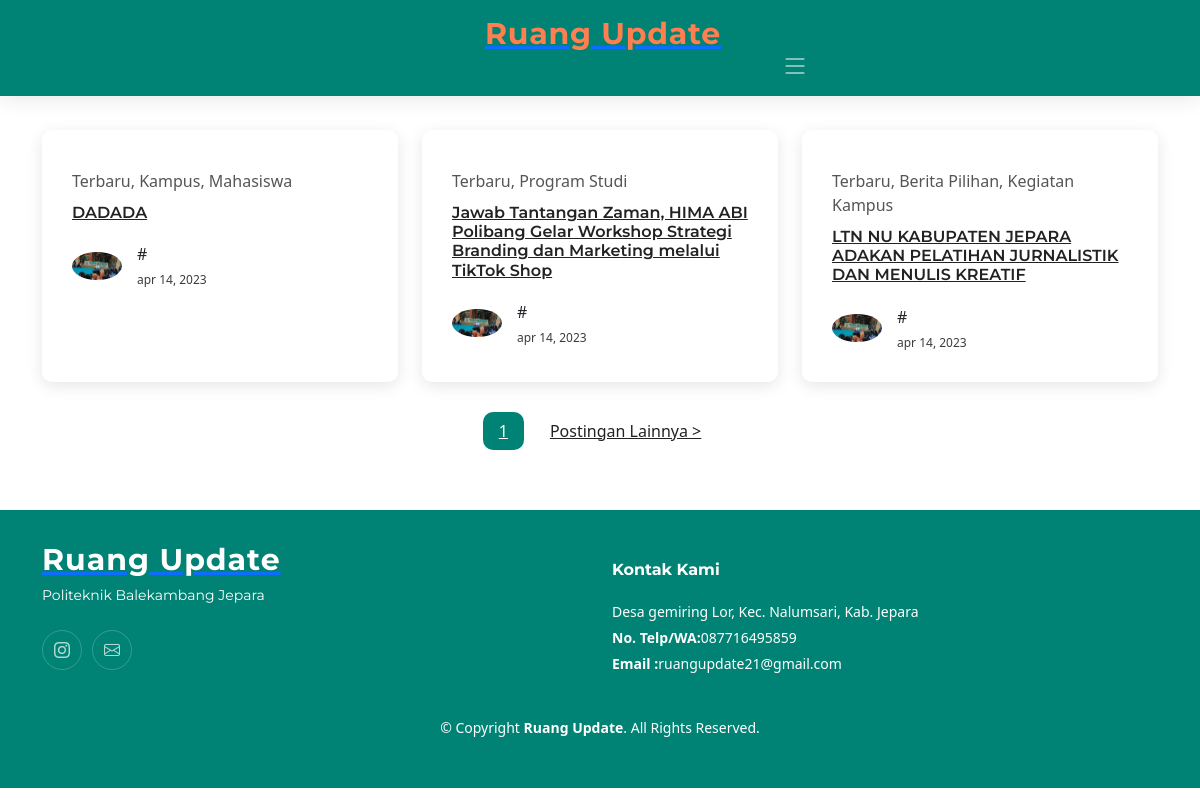
Screenshot of /berita1.php with the database file from the repository.
### tables this page shows
CREATE TABLE `berita` (
  `id_berita` int(11) NOT NULL,
  `judul_berita` varchar(255) NOT NULL,
  `isi_berita` longtext NOT NULL,
  `gambar_berita` varchar(255) NOT NULL,
  `tgl_input` varchar(255) NOT NULL,
  `is_active` varchar(11) NOT NULL,
  `is_populer` varchar(11) NOT NULL,
  `penulis` varchar(255) NOT NULL,
  `kategori` varchar(255) NOT NULL
);

CREATE TABLE `tentang_jurnalis` (
  `id_jurnalis` int(11) NOT NULL,
  `nama_jurnalis` varchar(255) NOT NULL,
  `kampus_Jur` varchar(100) NOT NULL,
  `link_ig` varchar(255) NOT NULL,
  `email` varchar(100) NOT NULL,
  `alamat_Jur` varchar(100) NOT NULL,
  `no_telp` varchar(12) NOT NULL,
  `logo_jurnalis` varchar(255) NOT NULL
);

### include/cont_fungsi.php (called while the page is built, shortened)
<?php
function url_dasar(){
    $url_dasar  = "http://".$_SERVER['SERVER_NAME'].dirname($_SERVER['SCRIPT_NAME']);
    return $url_dasar;
}
function bersihkan_judul($judul){
    $judul_baru     = strtolower($judul);
    $judul_baru     = preg_replace("/[^a-zA-Z0-9\s]/","",$judul_baru);
    $judul_baru     = str_replace(" ","-",$judul_baru);
    return $judul_baru;
}
function foto_konten_berita($id_berita){
    global $koneksi;
    $sql1   = "SELECT * FROM berita WHERE id_berita = '$id_berita'";
    $q1     = mysqli_query($koneksi,$sql1);
    $r1     = mysqli_fetch_array($q1);
    $gambar_berita   = $r1['gambar_berita'];
    if($gambar_berita){
        return $gambar_berita;
    }else{
        return 'partners_default_picture.png';
    }
}
function ambil_kategori_berita($id_tulisan){
    global $koneksi;
    $sql1   = "SELECT * FROM berita WHERE id_berita = '$id_tulisan'";
    $q1     = mysqli_query($koneksi,$sql1);
    $r1     = mysqli_fetch_array($q1);
    $kategori  = $r1['kategori'];
    return  $kategori;
}
function ambil_judul_berita($id_tulisan){
    global $koneksi;
    $sql1   = "SELECT * FROM berita WHERE id_berita = '$id_tulisan'";
    $q1     = mysqli_query($koneksi,$sql1);
    $r1     = mysqli_fetch_array($q1);
    $judul_berita   = $r1['judul_berita'];
    return $judul_berita;
}
function buat_link_berita($id_berita){
    global $koneksi;
    $sql1    = "SELECT * FROM berita WHERE id_berita = '$id_berita'";
    $q1     = mysqli_query($koneksi,$sql1);
    $r1     = mysqli_fetch_array($q1);
    $judul = bersihkan_judul($r1['judul_berita']);
    return url_dasar()."/detail_berita.php/$id_berita/$judul";
}

### berita1.php (the view, shortened to what this page needs)
        <?php include "./header.php" ?>
        <main id="main">
            <section id="blog" class="blog">
                <div class="container" data-aos="fade-up">
                    <div class="row gy-4 posts-list">
                        <?php
                        $sql1       = "SELECT * FROM berita ORDER BY id_berita DESC LIMIT 3";
                        $q1         = mysqli_query($koneksi, $sql1);
                        while ($r1 = mysqli_fetch_array($q1)) {
                        ?>
                        <div class="col-xl-4 col-md-6">
                            <article>
                                <div class="post-img">
                                    <img src="./admin/dist/img/berita/<?php echo foto_konten_berita ($r1['id_berita']) ?>" alt="" class="img-fluid">
                                </div>
                                <p class="post-category"><?php echo ambil_kategori_berita ($r1['id_berita']) ?></p>
                                <h2 class="title">
                                    <a href="<?php echo buat_link_berita($r1['id_berita']) ?>" ><?php echo ambil_judul_berita ($r1['id_berita']) ?></a>
                                </h2>
                                <div class="d-flex align-items-center">
                                    <img src="assets/img/blog/berita2.jpeg" alt="" class="img-fluid post-author-img flex-shrink-0">
                                    <div class="post-meta">
                                        <p class="post-author-list">#</p>
                                        <p class="post-date">
                                            <time datetime="2022-01-01">apr 14, 2023</time>
                                        </p>
                                    </div>
                                </div>
                            </article>
                        </div>
                        <?php } ?>
                    </div>
                    <div class="blog-pagination">
                        <ul class="justify-content-center">
                            <li class="active"><a href="#">1</a></li>
                            <li><a href="#">Postingan Lainnya ></a></li>
                        </ul>
                    </div>
                </div>
            </section>
        </main>
        <?php include "./footer.php" ?>
    </body>
</html>

### footer.php (shortened to what this page needs)
<footer id="footer" class="footer" >
    <div class="container" >
    <?php
                              include './admin/koneksi.php';
                              $data = mysqli_query($koneksi,"SELECT * FROM tentang_jurnalis");
                              while($d = mysqli_fetch_assoc($data)){
                                  ?>
        <div class="row gy-9">
            <div class="col-lg-6 col-md-12 footer-info"style="float:right;">
                <a href="index.php" class="logo d-flex align-items-center">
                    <span><?php echo $d['nama_jurnalis']; ?></span>
                </a>
                <p><?php echo $d['kampus_Jur']; ?></p>
                <div class="social-links d-flex mt-4">
                    <a href="<?php echo $d['link_ig']; ?>" class="instagram"><i class="bi bi-instagram"></i></a>
                    <a href="<?php echo $d['email']; ?>" class="linkedin"><i class="bi bi-envelope"></i></a>
                </div>
            </div>
            <div class="col-lg-6 col-md-12 footer-contact text-center text-md-start">
                <h4>Kontak Kami</h4>
                <p><?php echo $d['alamat_Jur']; ?><br>
                    <strong>No. Telp/WA:</strong><?php echo $d['no_telp']; ?><br>
                    <strong>Email :</strong><?php echo $d['email']; ?><br>
                </p>
            </div>
        </div>
        <?php
                        }
                        ?>
    </div>
    <div class="container mt-4">
    <?php
                              include './admin/koneksi.php';
                              $data = mysqli_query($koneksi,"SELECT * FROM tentang_jurnalis");
                              while($d = mysqli_fetch_assoc($data)){
                                  ?>
        <div class="copyright">
            &copy; Copyright <strong><span><?php echo $d['nama_jurnalis']; ?></span></strong>. All Rights Reserved.
        </div>
        <?php
                        }
                        ?>
    </div>
</footer>
</body>
</html>

### assets/css/main.css (style rules this page uses)
:root { --font-default: "Open Sans", system-ui, -apple-system, "Segoe UI", Roboto, "Helvetica Neue", Arial, "Noto Sans", "Liberation Sans", sans-serif, "Apple Color Emoji", "Segoe UI Emoji", "Segoe UI Symbol", "Noto Color Emoji"; --font-primary: "Montserrat", sans-serif; --font-secondary: "Poppins", sans-serif; }
:root { --color-default: #222222; --color-primary: #008374; --color-secondary: #f85a40; }
:root { scroll-behavior: smooth; }
body { font-family: var(--font-default); color: var(--color-default); }
a { color: var(--color-primary); text-decoration: none; }
h1, h2, h3, h4, h5, h6 { font-family: var(--font-primary); }
section { padding: 60px 0; overflow: hidden; }
.sticked-header-offset { margin-top: 70px; }
section { scroll-margin-top: 70px; }
.blog .blog-pagination { margin-top: 30px; color: #555555; }
.blog .blog-pagination ul { display: flex; padding: 0; margin: 0; list-style: none; }
.blog .blog-pagination li { margin: 0 5px; transition: 0.3s; border-radius: 10px; }
.blog .blog-pagination li a { color: var(--color-default); padding: 7px 16px; display: flex; align-items: center; justify-content: center; }
.blog .blog-pagination li.active, .blog .blog-pagination li:hover { background: var(--color-primary); color: #fff; }
.blog .blog-pagination li.active a, .blog .blog-pagination li:hover a { color: var(--color-white); }
.blog .posts-list article { box-shadow: 0 4px 16px rgba(0, 0, 0, 0.1); padding: 30px; height: 100%; border-radius: 10px; overflow: hidden; }
.blog .posts-list .post-img { max-height: 240px; margin: -30px -30px 15px -30px; overflow: hidden; }
.blog .posts-list .post-category { font-size: 16px; color: #555555; margin-bottom: 10px; }
.blog .posts-list .title { font-size: 16px; font-weight: 600; padding: 0; margin: 0 0 20px 0; }
.blog .posts-list .title a { color: var(--color-default); transition: 0.3s; }
.blog .posts-list .post-author-img { width: 50px; border-radius: 50%; margin-right: 15px; }
.blog .posts-list .post-author-list { font-weight: 500; margin-bottom: 5px; }
.blog .posts-list .post-date { font-size: 12px; color: #3c3c3c; margin-bottom: 0; }
.footer { font-size: 14px; background-color: var(--color-primary); padding: 50px 0; color: white; }
.footer .footer-info .logo { line-height: 0; margin-bottom: 25px; }
.footer .footer-info .logo span { font-size: 30px; font-weight: 700; letter-spacing: 1px; color: #fff; font-family: var(--font-primary); }
.footer .footer-info p { font-size: 14px; font-family: var(--font-primary); }
.footer .social-links a { display: flex; align-items: center; justify-content: center; width: 40px; height: 40px; border-radius: 50%; border: 1px solid rgba(255, 255, 255, 0.2); font-size: 16px; color: rgba(255, 255, 255, 0.7); margin-right: 10px; transition: 0.3s; }
.footer h4 { font-size: 16px; font-weight: bold; position: relative; padding-bottom: 12px; }
.footer .footer-contact p { line-height: 26px; }
.footer .copyright { text-align: center; }

### rows the page displays
berita: id_berita+kategori "Terbaru, Kampus, Mahasiswa", id_berita+judul_berita "DADADA"
berita: id_berita+kategori "Terbaru, Program Studi", id_berita+judul_berita "Jawab Tantangan Zaman, HIMA ABI Polibang Gelar Workshop Strategi Branding dan Marketing melalui TikTok Shop"
berita: id_berita+kategori "Terbaru, Berita Pilihan, Kegiatan Kampus", id_berita+judul_berita "LTN NU KABUPATEN JEPARA ADAKAN PELATIHAN JURNALISTIK DAN MENULIS KREATIF"
tentang_jurnalis: nama_jurnalis "Ruang Update", kampus_Jur "Politeknik Balekambang Jepara", alamat_Jur "Desa gemiring Lor, Kec. Nalumsari, Kab. Jepara", no_telp "087716495859", email "ruangupdate21@gmail.com"
